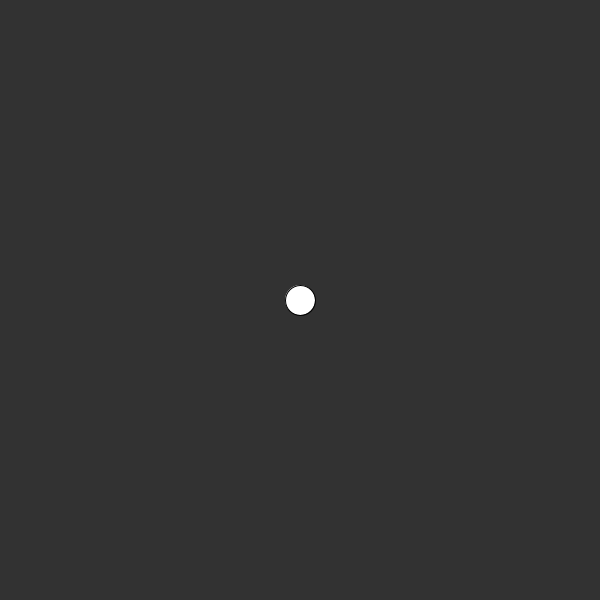
Frame 1 (no input)
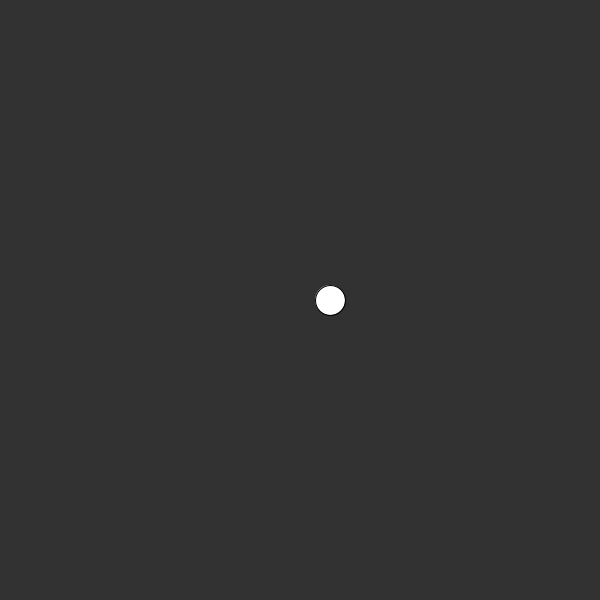
Frame 60 (the mouse pressed at the canvas centre just before this capture)
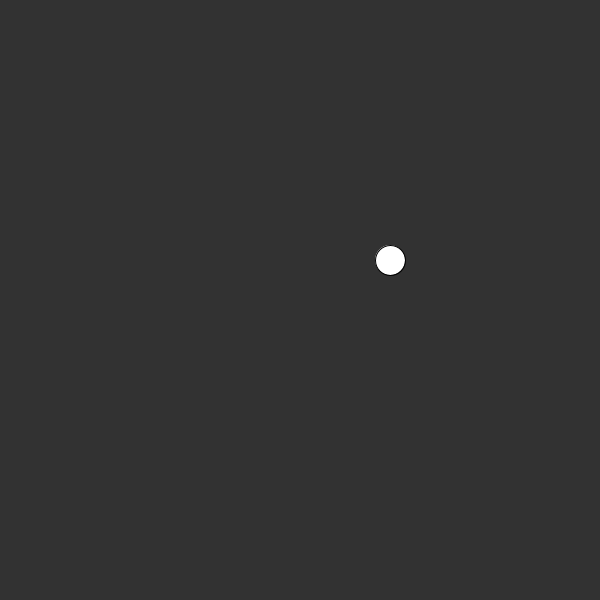
Frame 120 (the mouse held since frame 60 and released just before this capture)

The Processing sketch that drew these frames (run headless with seeded random() and noise(); from frame 60 on, the mouse is pressed at the canvas centre):

// Processing sketch: sketch_2
// ── sketch_2.pde
// in this sketch there is currently a 50% chance that 
// the drawn ellipse will move 10 pixels to the right 
// every frame, and a 50% chance that it will move to 
// 10 pixels to the left. 

// change the sketch so there is a 25% chance that it will 
// move left, 25% chance that it will move right, 25% chance 
// up, and 25% chance down.

float xPos;
float yPos;

void setup() {
  size(600, 600);
  xPos = width/2;
  yPos = height/2;
  frameRate(10);
}

void draw() {
  background(50);
  ellipse(xPos, yPos, 30, 30);

  float r = random(4);

  if (int(r) == 0) {
    xPos += 10;
  } else
    if (int(r)==1){
    xPos -= 10;
    }
    else
    if (int(r)==2){
    yPos -= 10;
    }
   else{
   yPos += 10;
    }
  }
